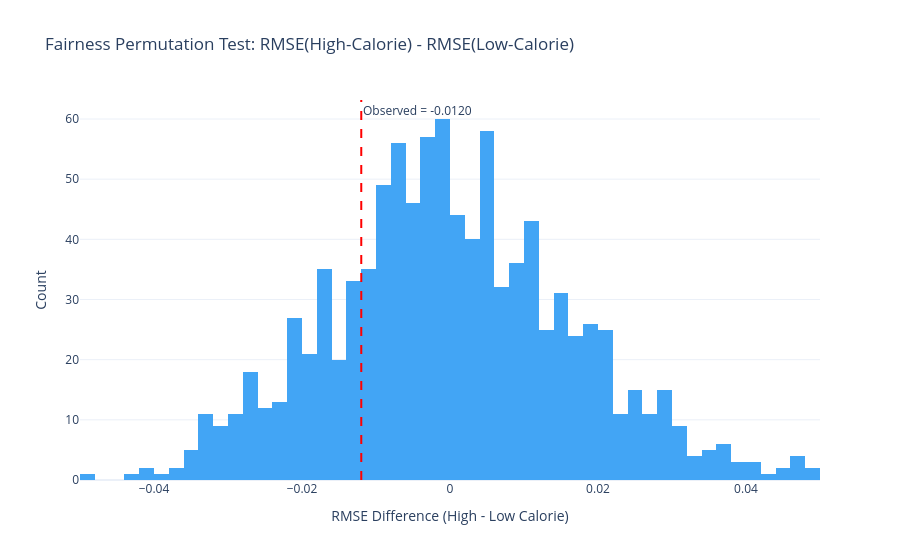

The notebook cell this image was saved under:
### Code cell
fig = px.histogram(
    x=perm_stats,
    nbins=50,
    title='Fairness Permutation Test: RMSE(High-Calorie) - RMSE(Low-Calorie)',
    labels={'x': 'RMSE Difference', 'y': 'Count'},
    color_discrete_sequence=['#42A5F5']
)
fig.add_vline(
    x=observed_stat,
    line_dash='dash',
    line_color='red',
    annotation_text=f'Observed = {observed_stat:.4f}',
    annotation_position='top right'
)
fig.update_layout(
    xaxis_title='RMSE Difference (High - Low Calorie)',
    yaxis_title='Count',
    template='plotly_white',
    showlegend=False
)
fig.show()

fig.write_html('assets/fairness-analysis.html', include_plotlyjs='cdn')

### Figure 1 — Plotly figure (JSON) as saved in the notebook; plotly's stock layout.template omitted (floating-point values rounded to 4 significant figures; data arrays with more than 128 entries replaced by an {"elided": "..."} marker saying what was removed)
{"data": [{"bingroup": "x", "hovertemplate": "RMSE Difference=%{x}<br>count=%{y}<extra></extra>", "legendgroup": "", "marker": {"color": "#42A5F5", "pattern": {"shape": ""}}, "name": "", "nbinsx": 50, "orientation": "v", "showlegend": false, "type": "histogram", "x": {"elided": "1000 float values"}, "xaxis": "x", "yaxis": "y"}], "layout": {"annotations": [{"showarrow": false, "text": "Observed = -0.0120", "x": -0.01199, "xanchor": "left", "xref": "x", "y": 1, "yanchor": "top", "yref": "y domain"}], "barmode": "relative", "legend": {"tracegroupgap": 0}, "shapes": [{"line": {"color": "red", "dash": "dash"}, "type": "line", "x0": -0.01199, "x1": -0.01199, "xref": "x", "y0": 0, "y1": 1, "yref": "y domain"}], "showlegend": false, "title": {"text": "Fairness Permutation Test: RMSE(High-Calorie) - RMSE(Low-Calorie)"}, "xaxis": {"anchor": "y", "domain": [0, 1], "title": {"text": "RMSE Difference (High - Low Calorie)"}}, "yaxis": {"anchor": "x", "domain": [0, 1], "title": {"text": "Count"}}}}
